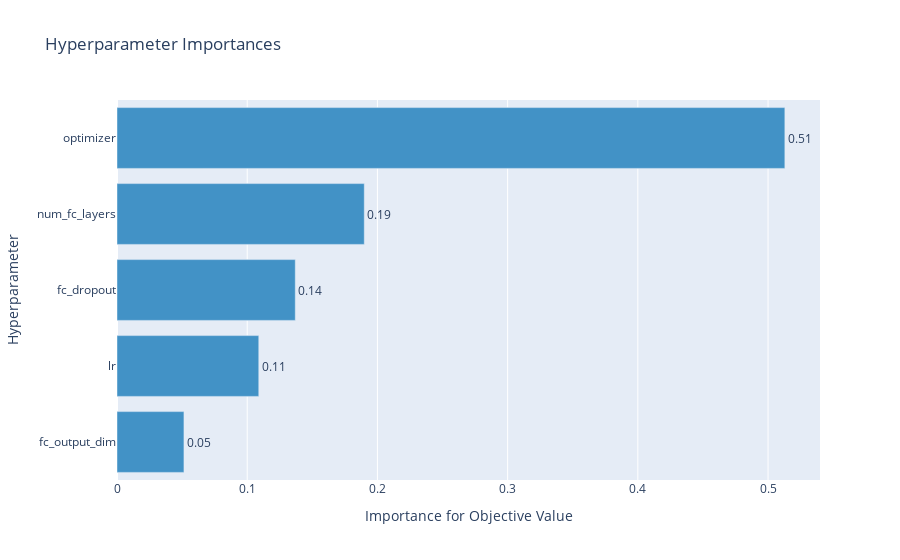

Write notebook code for a chart like this one.
### Code cell
fig = optuna.visualization.plot_param_importances(study)
fig.show()

### Figure 1 — Plotly figure (JSON) as saved in the notebook; plotly's stock layout.template omitted (floating-point values rounded to 4 significant figures)
{"data": [{"cliponaxis": false, "hovertemplate": ["fc_output_dim (IntUniformDistribution): 0.051407385817575944<extra></extra>", "lr (LogUniformDistribution): 0.10887418412641388<extra></extra>", "fc_dropout (UniformDistribution): 0.1369154868394432<extra></extra>", "num_fc_layers (IntUniformDistribution): 0.1899010182121921<extra></extra>", "optimizer (CategoricalDistribution): 0.5129019250043748<extra></extra>"], "marker": {"color": "rgb(66,146,198)"}, "orientation": "h", "text": ["0.051407385817575944", "0.10887418412641388", "0.1369154868394432", "0.1899010182121921", "0.5129019250043748"], "textposition": "outside", "texttemplate": "%{text:.2f}", "type": "bar", "x": [0.05141, 0.1089, 0.1369, 0.1899, 0.5129], "y": ["fc_output_dim", "lr", "fc_dropout", "num_fc_layers", "optimizer"]}], "layout": {"showlegend": false, "title": {"text": "Hyperparameter Importances"}, "xaxis": {"title": {"text": "Importance for Objective Value"}}, "yaxis": {"title": {"text": "Hyperparameter"}}}}
